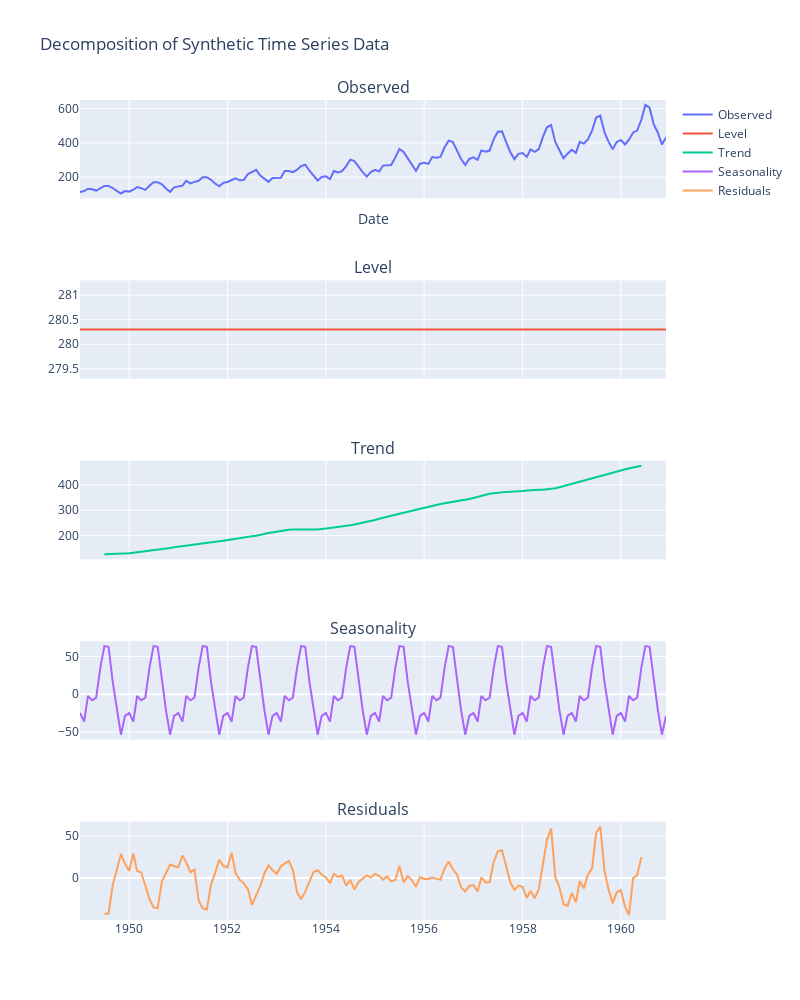

Notebook source saved alongside this figure:
### Code cell
from plotly.subplots import make_subplots
import plotly.graph_objects as go

# Create subplots for each component
fig = make_subplots(rows=5, cols=1, shared_xaxes=True,
                    subplot_titles=('Observed', 'Level', 'Trend', 'Seasonality', 'Residuals'))

# Add traces for each component
fig.add_trace(go.Scatter(x=t, y=decomposition.observed, mode='lines', name='Observed'), row=1, col=1)
fig.add_trace(go.Scatter(x=t, y=[decomposition.observed.mean()] * len(t), mode='lines', name='Level'), row=2, col=1)
fig.add_trace(go.Scatter(x=t, y=decomposition.trend, mode='lines', name='Trend'), row=3, col=1)
fig.add_trace(go.Scatter(x=t, y=decomposition.seasonal, mode='lines', name='Seasonality'), row=4, col=1)
fig.add_trace(go.Scatter(x=t, y=decomposition.resid, mode='lines', name='Residuals'), row=5, col=1)

# Update layout
fig.update_layout(title='Decomposition of Synthetic Time Series Data',
                  xaxis_title='Date', height=1000, width=800)

# Show plot
fig.show()

### Figure 1 — Plotly figure (JSON) as saved in the notebook; plotly's stock layout.template omitted (floating-point values rounded to 4 significant figures; data arrays with more than 128 entries replaced by an {"elided": "..."} marker saying what was removed)
{"data": [{"mode": "lines", "name": "Observed", "type": "scatter", "x": {"elided": "144 str values"}, "xaxis": "x", "y": {"elided": "144 int values"}, "yaxis": "y"}, {"mode": "lines", "name": "Level", "type": "scatter", "x": {"elided": "144 str values"}, "xaxis": "x2", "y": {"elided": "144 float values"}, "yaxis": "y2"}, {"mode": "lines", "name": "Trend", "type": "scatter", "x": {"elided": "144 str values"}, "xaxis": "x3", "y": {"elided": "144 float values"}, "yaxis": "y3"}, {"mode": "lines", "name": "Seasonality", "type": "scatter", "x": {"elided": "144 str values"}, "xaxis": "x4", "y": {"elided": "144 float values"}, "yaxis": "y4"}, {"mode": "lines", "name": "Residuals", "type": "scatter", "x": {"elided": "144 str values"}, "xaxis": "x5", "y": {"elided": "144 float values"}, "yaxis": "y5"}], "layout": {"annotations": [{"font": {"size": 16}, "showarrow": false, "text": "Observed", "x": 0.5, "xanchor": "center", "xref": "paper", "y": 1, "yanchor": "bottom", "yref": "paper"}, {"font": {"size": 16}, "showarrow": false, "text": "Level", "x": 0.5, "xanchor": "center", "xref": "paper", "y": 0.78, "yanchor": "bottom", "yref": "paper"}, {"font": {"size": 16}, "showarrow": false, "text": "Trend", "x": 0.5, "xanchor": "center", "xref": "paper", "y": 0.56, "yanchor": "bottom", "yref": "paper"}, {"font": {"size": 16}, "showarrow": false, "text": "Seasonality", "x": 0.5, "xanchor": "center", "xref": "paper", "y": 0.34, "yanchor": "bottom", "yref": "paper"}, {"font": {"size": 16}, "showarrow": false, "text": "Residuals", "x": 0.5, "xanchor": "center", "xref": "paper", "y": 0.12, "yanchor": "bottom", "yref": "paper"}], "height": 1000, "title": {"text": "Decomposition of Synthetic Time Series Data"}, "width": 800, "xaxis": {"anchor": "y", "domain": [0, 1], "matches": "x5", "showticklabels": false, "title": {"text": "Date"}}, "xaxis2": {"anchor": "y2", "domain": [0, 1], "matches": "x5", "showticklabels": false}, "xaxis3": {"anchor": "y3", "domain": [0, 1], "matches": "x5", "showticklabels": false}, "xaxis4": {"anchor": "y4", "domain": [0, 1], "matches": "x5", "showticklabels": false}, "xaxis5": {"anchor": "y5", "domain": [0, 1]}, "yaxis": {"anchor": "x", "domain": [0.88, 1]}, "yaxis2": {"anchor": "x2", "domain": [0.66, 0.78]}, "yaxis3": {"anchor": "x3", "domain": [0.44, 0.56]}, "yaxis4": {"anchor": "x4", "domain": [0.22, 0.34]}, "yaxis5": {"anchor": "x5", "domain": [0, 0.12]}}}
